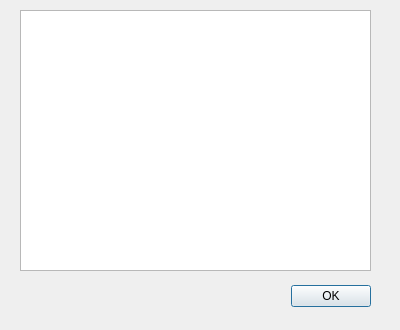
<ui version="4.0" >
 <class>AboutDialog</class>
 <widget class="QDialog" name="AboutDialog" >
  <property name="geometry" >
   <rect>
    <x>0</x>
    <y>0</y>
    <width>400</width>
    <height>330</height>
   </rect>
  </property>
  <property name="minimumSize" >
   <size>
    <width>400</width>
    <height>330</height>
   </size>
  </property>
  <property name="maximumSize" >
   <size>
    <width>400</width>
    <height>330</height>
   </size>
  </property>
  <property name="windowTitle" >
   <string>About Picviz</string>
  </property>
  <widget class="QDialogButtonBox" name="buttonBox" >
   <property name="geometry" >
    <rect>
     <x>30</x>
     <y>280</y>
     <width>341</width>
     <height>32</height>
    </rect>
   </property>
   <property name="orientation" >
    <enum>Qt::Horizontal</enum>
   </property>
   <property name="standardButtons" >
    <set>QDialogButtonBox::Ok</set>
   </property>
  </widget>
  <widget class="QPlainTextEdit" name="plainTextEdit" >
   <property name="geometry" >
    <rect>
     <x>20</x>
     <y>10</y>
     <width>351</width>
     <height>261</height>
    </rect>
   </property>
   <property name="locale" >
    <locale country="UnitedStates" language="English" />
   </property>
   <property name="textInteractionFlags" >
    <set>Qt::TextSelectableByKeyboard|Qt::TextSelectableByMouse</set>
   </property>
  </widget>
 </widget>
 <resources/>
 <connections>
  <connection>
   <sender>buttonBox</sender>
   <signal>accepted()</signal>
   <receiver>AboutDialog</receiver>
   <slot>accept()</slot>
   <hints>
    <hint type="sourcelabel" >
     <x>248</x>
     <y>254</y>
    </hint>
    <hint type="destinationlabel" >
     <x>157</x>
     <y>274</y>
    </hint>
   </hints>
  </connection>
  <connection>
   <sender>buttonBox</sender>
   <signal>rejected()</signal>
   <receiver>AboutDialog</receiver>
   <slot>reject()</slot>
   <hints>
    <hint type="sourcelabel" >
     <x>316</x>
     <y>260</y>
    </hint>
    <hint type="destinationlabel" >
     <x>286</x>
     <y>274</y>
    </hint>
   </hints>
  </connection>
 </connections>
</ui>
